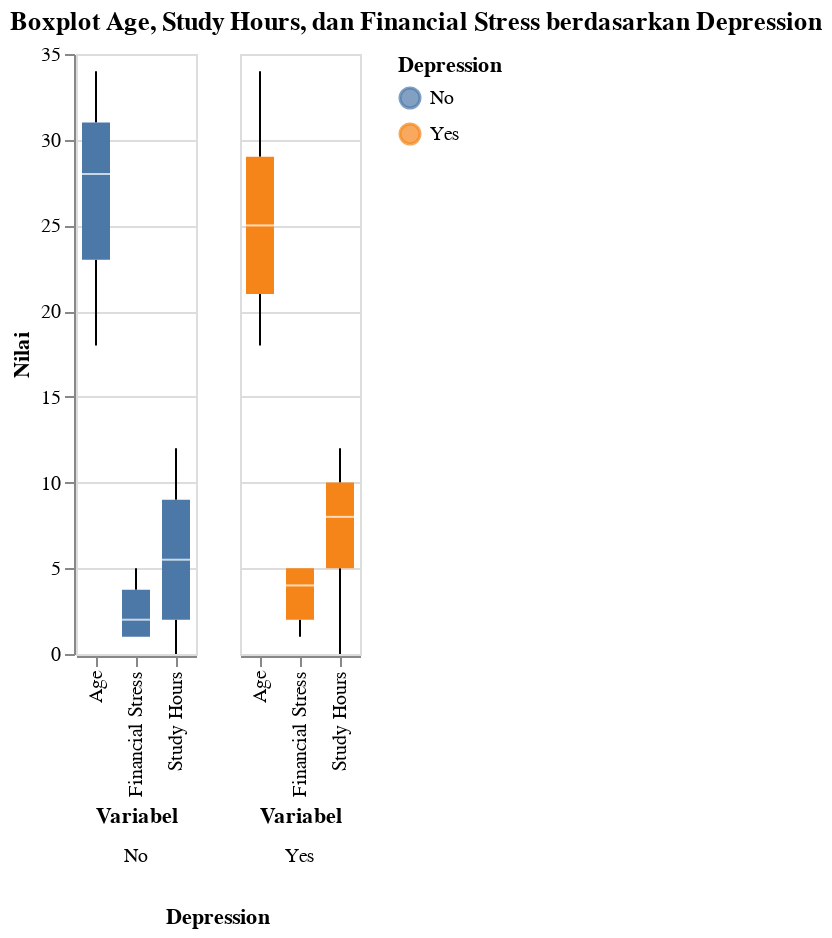

Notebook code for this chart:
### Code cell
df_melt = depression.melt(id_vars='Depression', value_vars=['Age', 'Study Hours', 'Financial Stress'],
                  var_name='Variabel', value_name='Nilai')

chartboxplot = alt.Chart(df_melt).mark_boxplot().encode(
    x=alt.X('Variabel', title='Variabel'),
    y=alt.Y('Nilai', title='Nilai'),
    color='Depression',
    column=alt.Column('Depression', header=alt.Header(titleOrient="bottom", labelOrient="bottom"))
).properties(
    title='Boxplot Age, Study Hours, dan Financial Stress berdasarkan Depression'
).configure_header(
    titleAlign='center',  # Atur judul header (yang berisi 'Depression') menjadi di tengah
    labelAlign='center'   # Atur label header (yaitu 'Yes' dan 'No') menjadi di tengah
).interactive()

chartboxplot.display()

### Figure 1 — Vega-Lite specification as saved in the notebook (floating-point values rounded to 4 significant figures; data arrays with more than 128 entries replaced by an {"elided": "..."} marker saying what was removed)
{"config": {"view": {"continuousWidth": 300, "continuousHeight": 300}, "header": {"labelAlign": "center", "titleAlign": "center"}}, "data": {"name": "data-72c78c58a01dcc805cebad331452594c"}, "mark": {"type": "boxplot"}, "encoding": {"color": {"field": "Depression", "type": "nominal"}, "column": {"field": "Depression", "header": {"labelOrient": "bottom", "titleOrient": "bottom"}, "type": "nominal"}, "x": {"field": "Variabel", "title": "Variabel", "type": "nominal"}, "y": {"field": "Nilai", "title": "Nilai", "type": "quantitative"}}, "params": [{"name": "param_4", "select": {"type": "interval", "encodings": ["x", "y"]}, "bind": "scales"}], "title": "Boxplot Age, Study Hours, dan Financial Stress berdasarkan Depression", "$schema": "https://vega.github.io/schema/vega-lite/v5.20.1.json", "datasets": {"data-72c78c58a01dcc805cebad331452594c": {"elided": "1506 records"}}}
